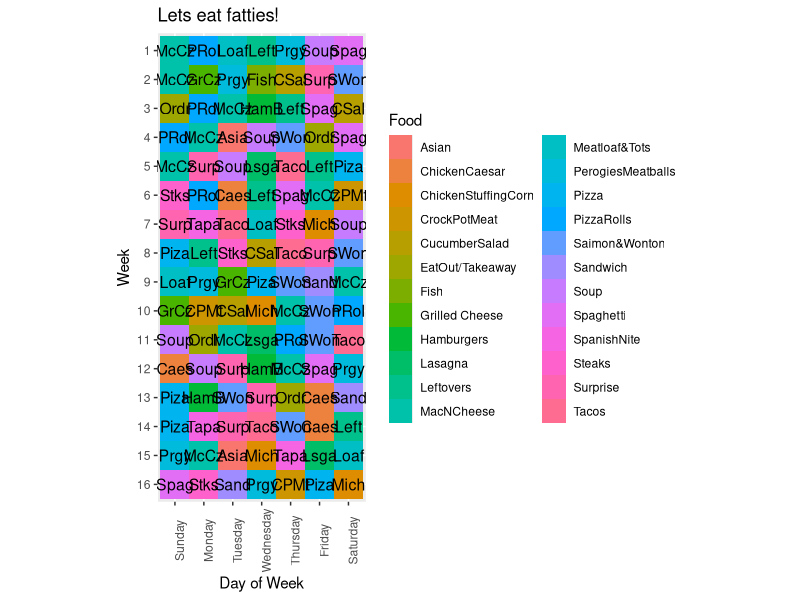
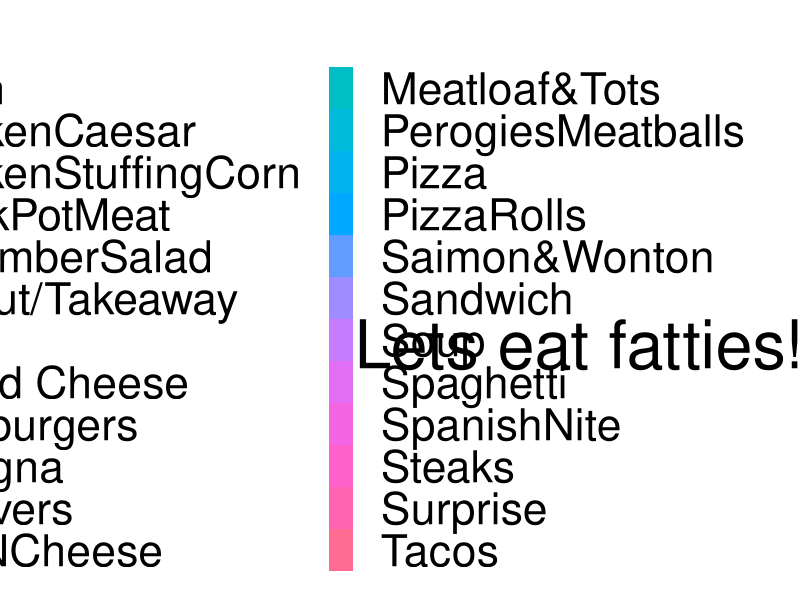

Reproduce these figures in R, in order.
#### Daily menu making program, Dec 2015 version
# new stuff is preventing items in close proximity, sunday start for google calendar, all menu items
food<-c("EatOut/Takeaway","PerogiesMeatballs","Meatloaf&Tots","Saimon&Wonton","SpanishNite","ChickenStuffingCorn","Lasagna","Spaghetti","Pizza","MacNCheese","Hamburgers","Steaks","Tacos","Surprise","Leftovers","Grilled Cheese","ChickenCaesar","Soup","Sandwich","Fish","CrockPotMeat","Asian","PizzaRolls","CucumberSalad")
initial<-c("Ordr","Prgy","Loaf","SWon","Tapa","Mich","Lsga","Spag","Piza","McCz","HamB","Stks","Taco","Surp","Left","GrCz","Caes","Soup","Sand","Fish","CPMt","Asia","PRol","CSal")
newfoods<-c()
foodini<-data.frame(cbind(food,initial)) ## get the initials and items together
colnames(foodini)<-c("Food","Initial")
np<-length(food)
d<-c("Sunday","Monday","Tuesday","Wednesday","Thursday","Friday","Saturday")
# Assign some relative weights based on ad hoc family voting
fp<-c(2,2,1,3,2,2,1,3,4,5,2,1,3,4,3,2,2,2,1,0.3,0.7,1,1,3)
numweeks<-16

repeat {
  menu3<-matrix(NA,nrow=1,ncol=3)
  names(menu3)<-c("Week","Day","Food")
  for(i in 1:numweeks) {
    menu<-sample(food,7,prob=fp/np,replace=F)
    menu2<-cbind(rep(i,7),d,menu)
    menu3<-rbind(menu3,menu2) }
  
  menu4<-data.frame(menu3[-1,])
  names(menu4)<-c("Week","Day","Food")
  bb<-match(menu4$Food,food)
  bbdif<-c(diff(bb,lag=1),diff(bb,lag=2),diff(bb,lag=3),diff(bb,lag=4))  ### preventing close proximity menu items
   if(!0%in%bbdif)
     if(length(unique(bb))==(length(food))) break  ## assuring all menu items make the cut
}
menu5<-menu4
menu6 <- merge(menu5, foodini, by.x="Food")
 
### make plots
library(ggplot2)

### Get the levels right for plot order
menu6$Day<-factor(menu6$Day, levels=c("Sunday","Monday","Tuesday","Wednesday","Thursday","Friday","Saturday"))
menu6$Week<-factor(menu6$Week, levels=seq(numweeks,1))
### Could make better by putting the actual dates on the side of plot 
ggplot(menu6, aes(x=Day,y=Week))+
  geom_tile(aes(fill=Food))+
  geom_text(data = menu6, aes(x=Day, y=Week, label=Initial), size=4)+
  labs(y="Week", x="Day of Week")+
  coord_fixed() + theme(axis.text.x=element_text(angle = 90))+
   ggtitle("Lets eat fatties!")


#Horizontal version for fridgerator

menu6$Week = with(menu6, factor(Week, levels = rev(levels(Week))))
menu6$Day = with(menu6, factor(Day, levels = rev(levels(Day))))
### reasonably good size png for printing
png(filename = "menu2.png", width = 1920, height = 1080, units = "px", pointsize = 30,    bg = "white")

ggplot(menu6, aes(x=rev(Week),y=rev(Day))) +
  geom_tile(aes(fill=Food))+
  geom_text(data = menu6, aes(x=rev(Week), y=rev(Day), label=Initial), size=11)+
  labs(x="Week", y="Day of Week")+
  coord_fixed() + theme(axis.text.x=element_text(angle = 90))+
  ggtitle("Lets eat fatties!") +
 theme_grey(base_size = 40)

dev.off()

### Make google calendar file for importing, could figure out how to get it to start on sunday
### of the upcoming week
oneday<-60*24*60
daystillsunday<-7-as.numeric(format(as.Date(Sys.time()),"%w"))
  menustart<-Sys.time()+daystillsunday*oneday
googdates<-rep(menustart,numweeks*7)
for(i in 1:length(googdates)) googdates[i]<-Sys.time()+i*oneday

googdates2 <- seq(as.Date(menustart), by = "day", length.out = numweeks*7)


nms <- c('Subject','Start Date','Start Time', 'End Date', 'End Time','All Day Event',
  'Description','Location','Private')
mat <- matrix(nrow = length(googdates), ncol = length(nms))
mat <- data.frame(mat)
colnames(mat) <- nms

mat$Subject <- menu4$Food
mat$"Start Date" <- googdates2
mat$"End Date" <- googdates2
mat$"All Day Event" <- "True"
mat$Description <- "Hanselmenu"
mat$Location <- "Glacier Hwy"
mat$Private <- "False"

starts <- strftime(googdates, format="%H:%M:%S %p")
ends <- strftime(googdates+60*30, format="%H:%M:%S %p")

mat$"Start Time" <- starts
mat$"End Time" <- ends

write.csv(mat,file="menudates.csv",quote=FALSE,row.names=FALSE)

#############